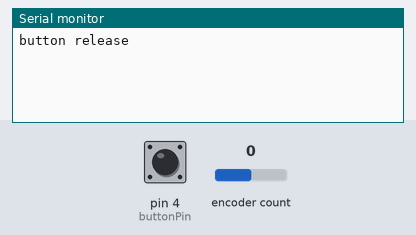
The sketch below on a simulated Arduino Uno, built with avr-gcc and run on an emulated ATmega328P. Shown: the last lines printed to the serial monitor. The test bench sets the inputs (shaded band); at power-on: encoder count 0, pin 4 (buttonPin) HIGH.

Above: at 1.2 s.
1.3 s: encoder count set to 1
At 2.5 s:
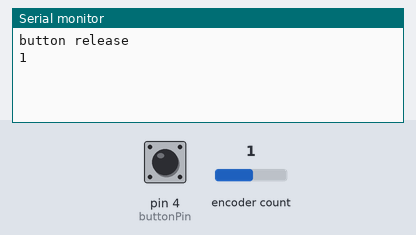
2.8 s: pin 4 (buttonPin) pulled LOW for 0.15 s
At 2.94 s:
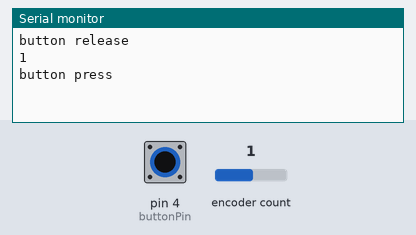
4.4 s: encoder count set to 2
At 5.1 s:
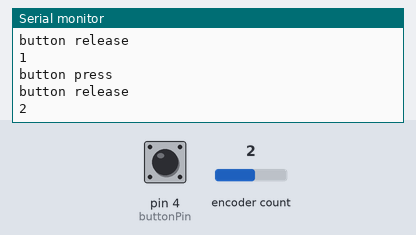

Measured:
- after the input at 1.3 s, the serial monitor: prints a new line at once (image 1)
- after the input at 2.8 s, the serial monitor: prints a new line at once (image 2)
- after the input at 4.4 s, the serial monitor: prints a new line at once (image 3)

The sketch:

Encoder_Button_Steps.ino
```cpp
/*
  Encoder and button reader.
  Most encoders have a detent every 4 steps. This example reads
  for the detent steps.

  Circuit:
    - rotary encoder attached to pins 2 and 3
    - pushbutton attached to pin 4, connected to ground

  created 23 Feb 2019
  by Tom Igoe
*/

#include <Encoder.h>

const int buttonPin = 4;    // pushbutton pin
Encoder knob(2, 3);        // encoder on pins 2 and 3
int lastButtonState = LOW;  // last button state
int lastKnobState = -1;     // last knob state
int timestamp = 0;          // timestamp

int steps = 0;
const int maxSteps = 24;

void setup() {
  // initialize button pin and Serial and keyboard:
  pinMode(buttonPin, INPUT_PULLUP);
  Serial.begin(9600);
}

void loop() {
  // read the sensors:
  int buttonState = digitalRead(buttonPin);
  int knobState = knob.read();

  // if the button has changed:
  if (buttonState != lastButtonState) {
    // debounce the button:
    delay(10);
    // if button is pressed:
    if (buttonState == LOW) {
      Serial.println("button press");
    } else {
      Serial.println("button release");
    }
    // save current state for next time through the loop:
    lastButtonState = buttonState;
  }

  // compare current and last knob state:
  int knobChange = knobState - lastKnobState;
  // if it's changed by 4 or more (one step):
  if (abs(knobChange) >= 4) {
    // get the direction (-1 or 1):
    int knobDirection = (knobChange / abs(knobChange));
    steps += knobDirection;
    // if you want to make the steps rollover, use this:
    //steps = steps % maxSteps;

    Serial.println(steps);

    // save knobState for next time through loop:
    lastKnobState = knobState;
  }
}
```
